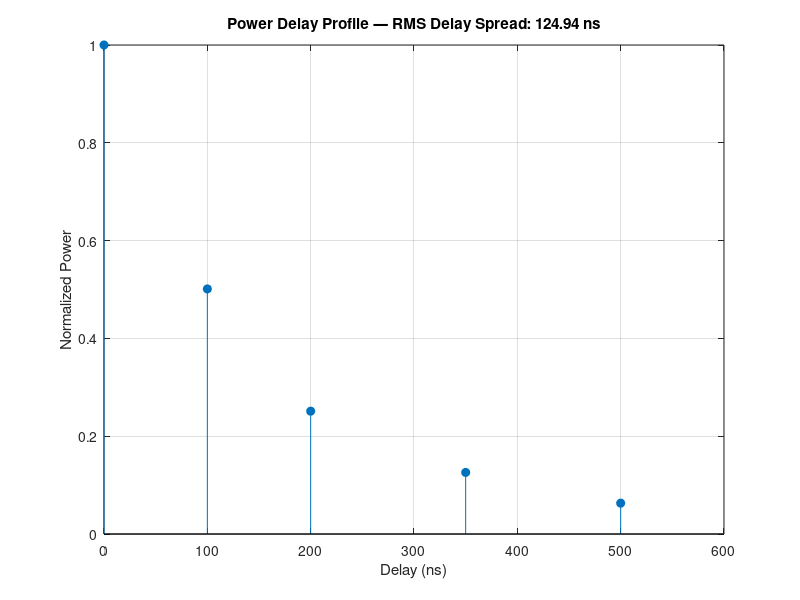
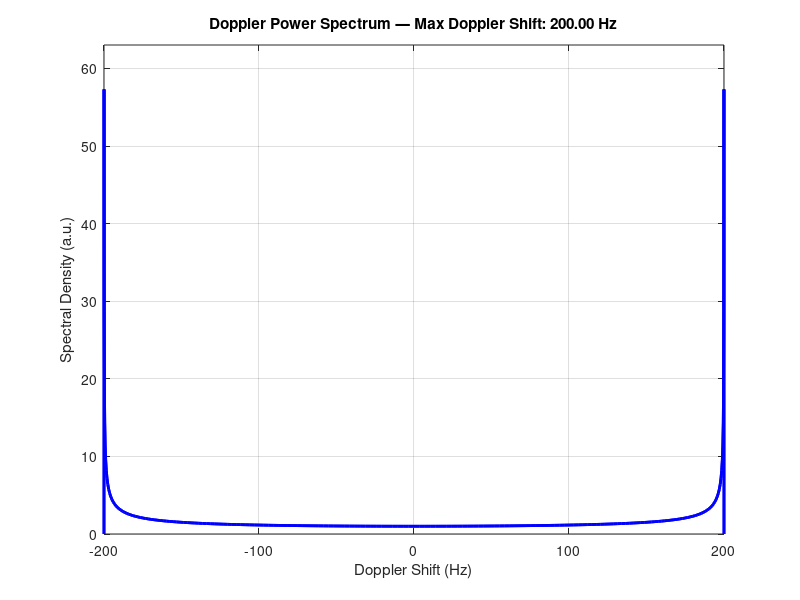

The MATLAB source for these figures, in order:
clc;
clear;
close all;

%% Parameters
fc = 2e9;                 % Carrier frequency (2 GHz)
c = 3e8;                  % Speed of light (m/s)
lambda = c / fc;          % Wavelength

v = 30;                   % Relative speed (m/s) for Doppler
theta_deg = -180:1:180;   % Angle range for Doppler spectrum

%% === Delay Spread Simulation ===
% Multipath parameters
num_paths = 5;
delays = [0 100 200 350 500]*1e-9; % delays in seconds (ns scale)
powers_dB = [0 -3 -6 -9 -12];      % path power levels in dB
powers = 10.^(powers_dB/10);      % convert to linear scale

% Compute mean delay and RMS delay spread
mean_delay = sum(powers .* delays) / sum(powers);
mean_sq_delay = sum(powers .* delays.^2) / sum(powers);
tau_rms = sqrt(mean_sq_delay - mean_delay^2);

% Plot Power Delay Profile (PDP)
figure;
stem(delays*1e9, powers, 'filled');
title(['Power Delay Profile — RMS Delay Spread: ' num2str(tau_rms*1e9, '%.2f') ' ns']);
xlabel('Delay (ns)');
ylabel('Normalized Power');
grid on;

%% === Doppler Spread Simulation ===
% Doppler shift as function of angle
theta = deg2rad(theta_deg);
f_D = (v / c) * fc * cos(theta);

% Doppler Power Spectrum (Jakes' Model)
S_f = 1 ./ sqrt(1 - (f_D / max(abs(f_D))).^2);
S_f(~isfinite(S_f)) = 0; % clean up infinities

% Plot Doppler Spectrum
figure;
plot(f_D, S_f, 'b', 'LineWidth', 2);
title(['Doppler Power Spectrum — Max Doppler Shift: ' num2str((v/c)*fc, '%.2f') ' Hz']);
xlabel('Doppler Shift (Hz)');
ylabel('Spectral Density (a.u.)');
xlim([-max(abs(f_D)) max(abs(f_D))]);
ylim([0 max(S_f)*1.1]);
grid on;
